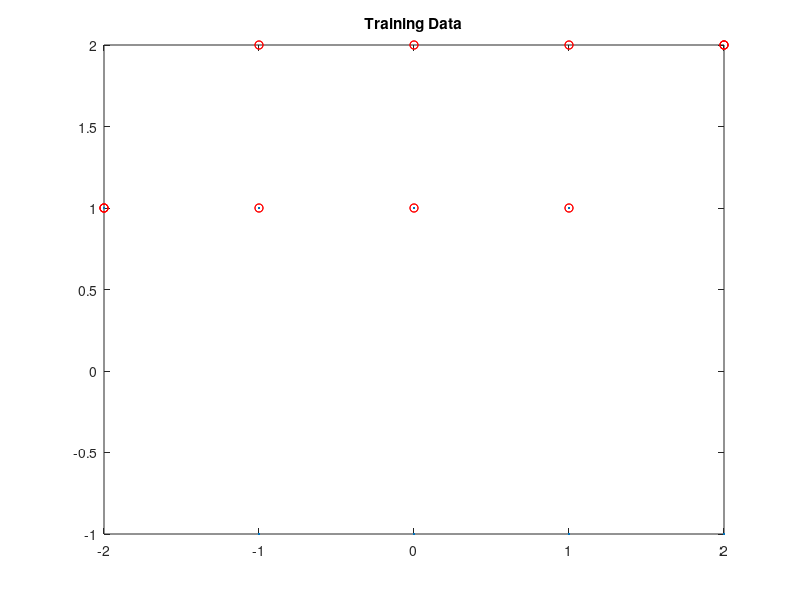
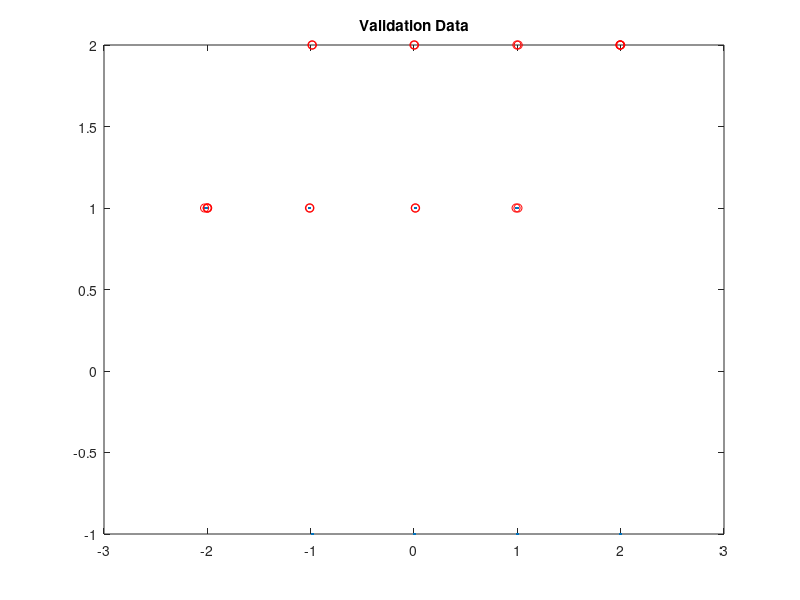
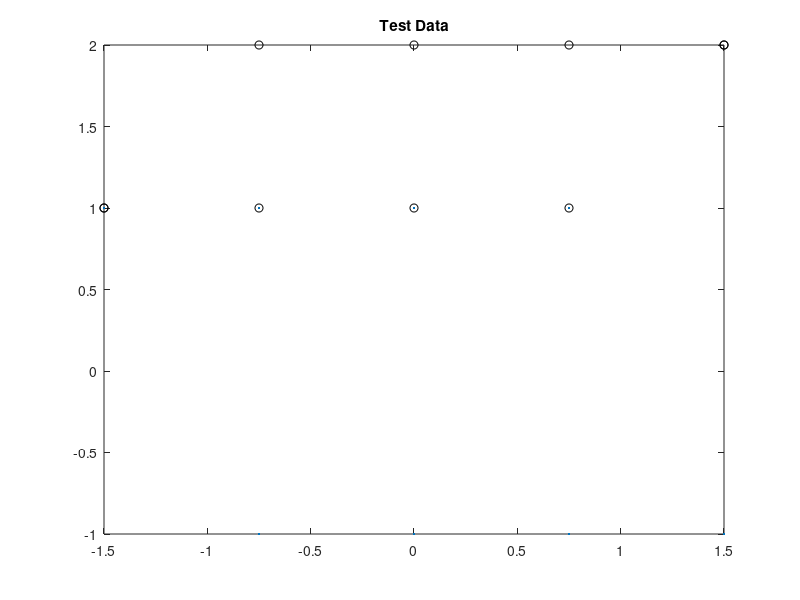

These charts were generated, in order, by the following MATLAB code:
function generateHysteresisRelayShort()

K = 2;
name = 'hysteresisRelayShort';

%% Generate Validation Set
transitions = 4;
N = 20;

ufwd = linspace(-2,2,N/transitions); %generate equally spaced data set
ubwd = flip(ufwd);
u = repmat([ufwd,ubwd],1,transitions/2);

N = length(u);
m = zeros(1,N+1);
m(1) = 1;
y = zeros(size(u));

for i=1:N
y(i) = behaviour(u(i),m(i));  
m(i+1) = modeTransition(u(i),m(i));
end
m=m(1,1:end-1);

transitionsTest = sum(abs(diff(m)));
assert(transitionsTest == transitions,'not the amount of designed transitions');

figure(1); clf;
plot(u,y,'.')
hold on
plot(u,m,'ro')
title('Training Data')

newFilename = [name,'_val.mat'];
save(newFilename,'m','u','y','K');

%% Generate Training Data: Add noise to u values
multi = 1/100;
rng(1)
u = multi*randn(1,N)+u;
figure(2); clf;
plot(u,y,'.')
hold on
plot(u,m,'ro')
title('Validation Data')

newFilename = [name,'_train.mat'];
save(newFilename,'m','u','y','K');

%% Generate Test data: u values in different range
transitions = 2;
N = 10;

ufwd = linspace(-1.5,1.5,N/transitions); %generate sinusoid wave
ubwd = flip(ufwd);
u = repmat([ufwd,ubwd],1,transitions/2);

N = length(u);
m = zeros(1,N+1);
m(1) = 1;
y = zeros(size(u));

for i=1:N
y(i) = behaviour(u(i),m(i));  
m(i+1) = modeTransition(u(i),m(i));
end
m=m(1,1:end-1);

figure(3); clf;
plot(u,y,'.')
hold on
plot(u,m,'ko')
title('Test Data')
transitionsTest = sum(abs(diff(m)));
assert(transitionsTest == transitions,'not the amount of designed transitions');
newFilename = [name,'_test.mat'];
save(newFilename,'m','u','y','K');

end

function newmode = modeTransition(u,mode)
if(mode == 1)
  if(u > 0.5)
    newmode = 2;
  else
    newmode = 1;
  end
else %mode == 2
  if(u < -0.5)
    newmode = 1;
  else
    newmode = 2;
  end
end
end

function [ynew] = behaviour(u,mode)
if(mode == 1)
    ynew = 1;
else %mode == 2
    ynew = -1;
end
end
